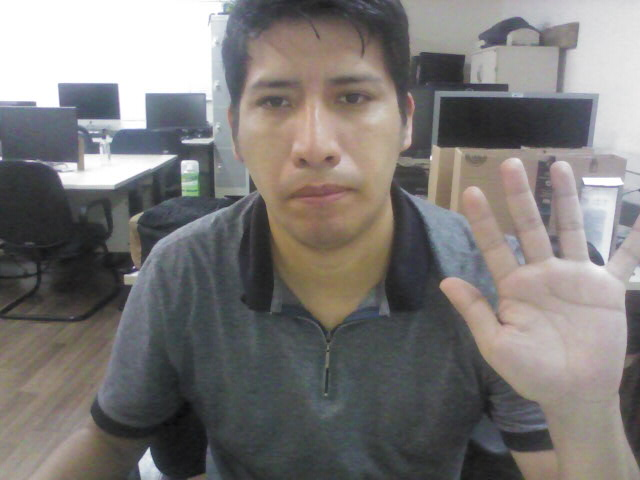
#> input picture rgb_image.jpg, 640 x 480 px
$ python four_panel_display.py
#> lines starting #> are read from the running program, lines starting #| are printed output that depends on the picture; after the words box and inside, x2 and y2 are one past the last pixel; in counts of white or black regions, pixels touching at a corner belong together
import cv2
import numpy as np

def process_depth_canny(depth_image):
    return cv2.Canny(depth_image, 100, 200)

def process_rgb_orb(rgb_image):
    orb = cv2.ORB_create()
    kp, des = orb.detectAndCompute(rgb_image, None)
    return cv2.drawKeypoints(rgb_image, kp, None, color=(0,255,0), flags=0)

def main(rgb_image_path, depth_image_path):
#> called with rgb_image_path = 'rgb_image.jpg', depth_image_path = 'depth_image.jpg'
    rgb_image = cv2.imread(rgb_image_path, cv2.IMREAD_COLOR)
#> rgb_image is the input picture: shape (480, 640, 3); mean B, G, R 119.5, 121, 124.3
    depth_image = cv2.imread(depth_image_path, cv2.IMREAD_UNCHANGED)
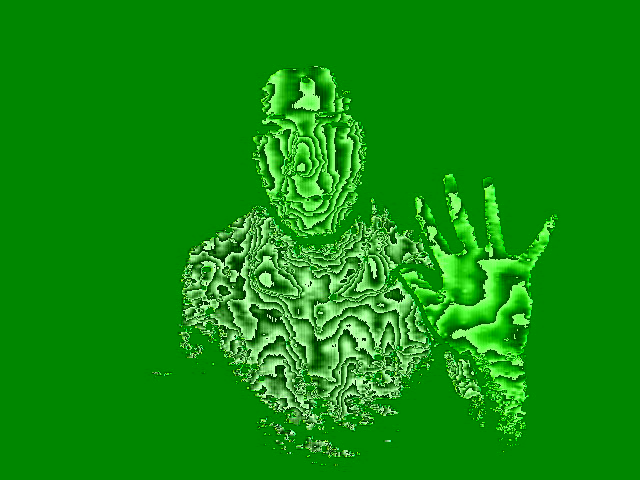
#> input picture depth_image.jpg, 640 x 480 px
#> depth_image is the input picture: shape (480, 640, 3); mean B, G, R 12.5, 143.5, 15.3

    depth_canny = process_depth_canny(depth_image)
#> in process_depth_canny, `return cv2.Canny(depth_image, 100, 200)`:
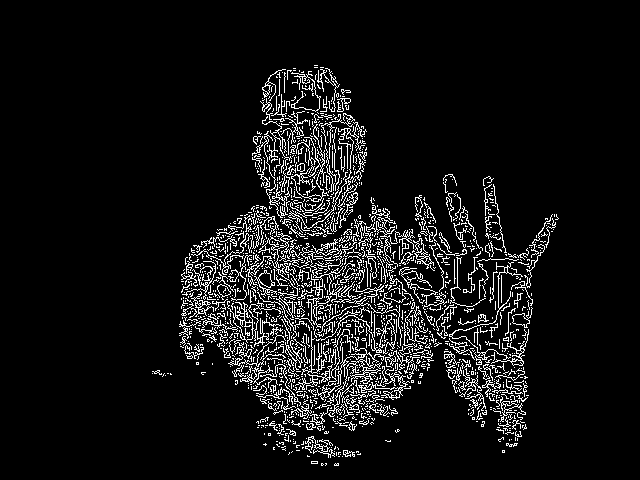
#> returned value: shape (480, 640); 7.6% white in thin lines or dots, all inside (x1, y1, x2, y2) = (152, 65, 559, 466)
    rgb_orb = process_rgb_orb(rgb_image)
#> in process_rgb_orb, `kp, des = orb.detectAndCompute(rgb_image, None)`: kp = 500 keypoints; strongest (x, y, size): (190, 161, 111.1), (183, 165, 111.1), (182, 164, 92.6), (182, 161, 37.2)
#> in process_rgb_orb, `return cv2.drawKeypoints(rgb_image, kp, None, color=(0,255,0), flags=0)`:
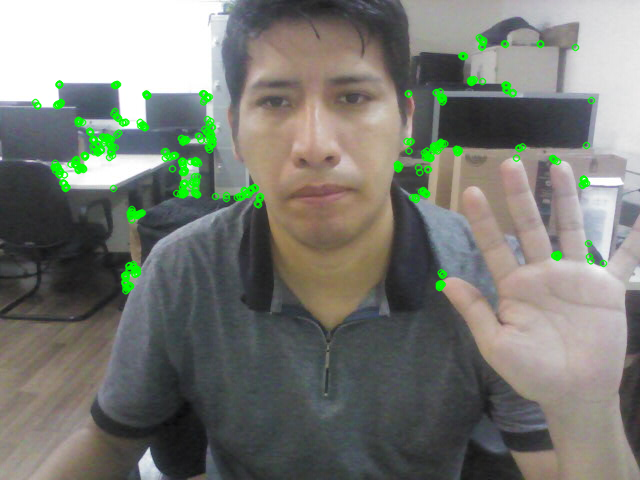
#> returned value: shape (480, 640, 3); mean of channels 0, 1, 2 116.7, 123.1, 121.6; drawn as B, G, R

    # Convertir depth_canny a una imagen a color
    depth_canny_color = cv2.cvtColor(depth_canny, cv2.COLOR_GRAY2BGR)

    combined_top = np.hstack((rgb_image, depth_image))
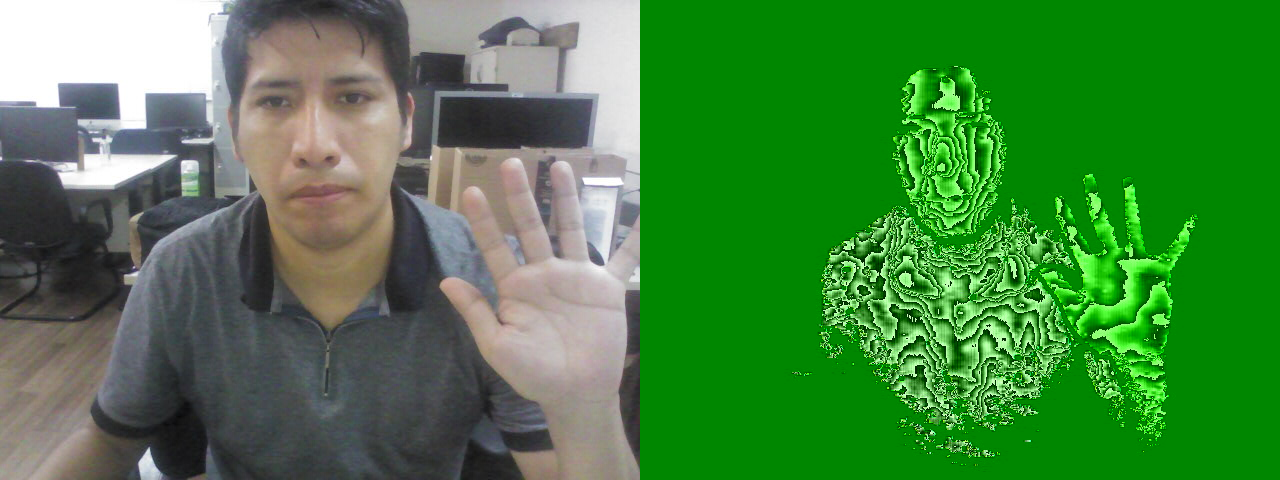
#> combined_top: shape (480, 1280, 3); mean B, G, R 66, 132.3, 69.8
    combined_bottom = np.hstack((rgb_orb, depth_canny_color))
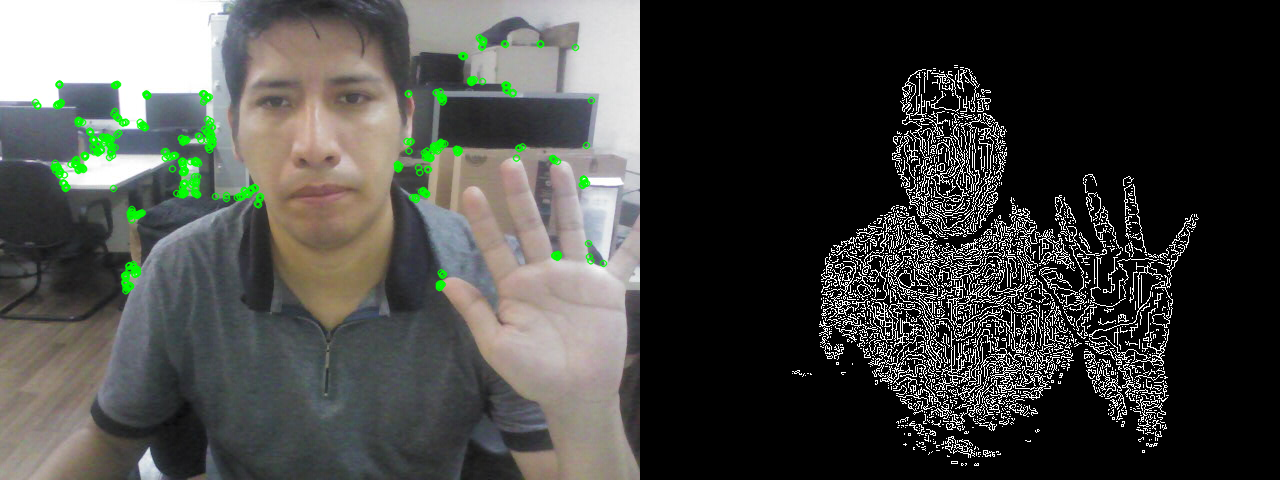
#> combined_bottom: shape (480, 1280, 3); mean B, G, R 68, 71.3, 70.5
    final_image = np.vstack((combined_top, combined_bottom))
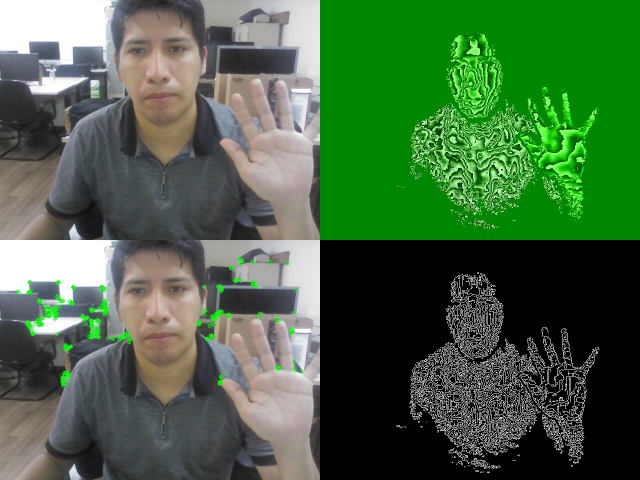
#> final_image: shape (960, 1280, 3) (shown at 1/2 size); mean B, G, R 67, 101.8, 70.1

    cv2.imshow('Four Panel Display', final_image)
    cv2.waitKey(0)
    cv2.destroyAllWindows()

if __name__ == '__main__':
    main('rgb_image.jpg', 'depth_image.jpg')
